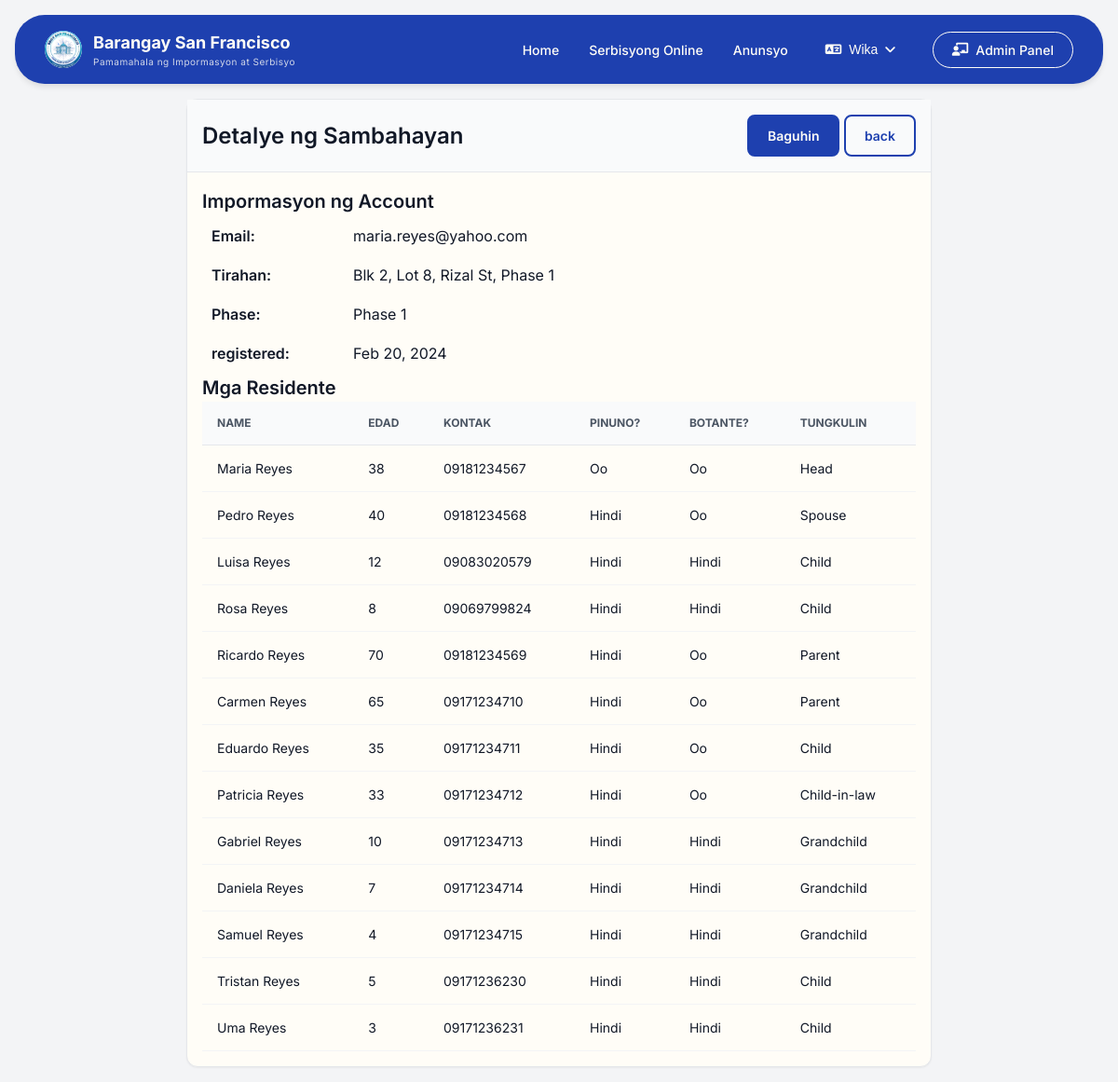
Screenshot of /pages/admin/households/show.php?id=2 (signed in) with the database file from the repository.
### tables this page shows
CREATE TABLE IF NOT EXISTS `household` (
  `household_id` int NOT NULL AUTO_INCREMENT,
  `email` varchar(100) NOT NULL,
  `password` varchar(255) NOT NULL,
  `address` text NOT NULL,
  `phase_no` varchar(10) DEFAULT NULL,
  `preferred_language` enum('english','tagalog') DEFAULT 'tagalog',
  `created_at` timestamp NULL DEFAULT CURRENT_TIMESTAMP,
  PRIMARY KEY (`household_id`),
  UNIQUE KEY `email` (`email`),
  KEY `idx_household_email` (`email`)
);

CREATE TABLE IF NOT EXISTS `resident` (
  `resident_id` int NOT NULL AUTO_INCREMENT,
  `household_id` int NOT NULL,
  `first_name` varchar(50) NOT NULL,
  `last_name` varchar(50) NOT NULL,
  `suffix` varchar(10) DEFAULT NULL,
  `age` int DEFAULT NULL,
  `is_voter` tinyint(1) DEFAULT '0',
  `is_head` tinyint(1) DEFAULT '0',
  `relationship_to_head` varchar(50) DEFAULT NULL,
  `contact_no` varchar(15) DEFAULT NULL,
  PRIMARY KEY (`resident_id`),
  KEY `household_id` (`household_id`)
);

### includes/translations/translations.php (called while the page is built, shortened)
<?php
function __($key) {
    $lang = $_SESSION['lang'] ?? 'tl';
    return $translations[$lang][$key] ?? $key;
}
?>

### pages/admin/households/show.php (the view, shortened to what this page needs)
<?php
require_once '../../../includes/core/init.php';
$household_id = $_GET['id'] ?? 0;
$household = $conn->prepare("SELECT * FROM household WHERE household_id = ?");
$household->bind_param("i", $household_id);
$household->execute();
$householdData = $household->get_result()->fetch_assoc();
$residents = $conn->prepare("SELECT * FROM resident WHERE household_id = ?");
$residents->bind_param("i", $household_id);
$residents->execute();
$residentsData = $residents->get_result()->fetch_all(MYSQLI_ASSOC);
include '../../../includes/layouts/header.php';
?>
<link rel="stylesheet" href="/barangay-residence-system/assets/css/pages/dashboard.css">
<?php include '../../../includes/layouts/navbar.php'; ?>
<main class="container">
    <div class="card form-container">
        <div class="card-header">
            <h2><?php echo __('household-details'); ?></h2>
            <div>
                <a href="edit.php?id=<?php echo $household_id; ?>" class="btn btn-primary"><?php echo __('edit'); ?></a>
                <a href="/barangay-residence-system/pages/dashboard.php" class="btn btn-outline"><?php echo __('back'); ?></a>
            </div>
        </div>
        <div class="card-body">
            <div class="detail-section">
                <h3><?php echo __('account-information'); ?></h3>
                <table class="detail-table">
                    <tr><th><?php echo __('email'); ?>:</th><td><?php echo htmlspecialchars($householdData['email']); ?></td></tr>
                    <tr><th><?php echo __('address'); ?>:</th><td><?php echo htmlspecialchars($householdData['address']); ?></td></tr>
                    <tr><th><?php echo __('phase'); ?>:</th><td><?php echo htmlspecialchars($householdData['phase_no']); ?></td></tr>
                    <tr><th><?php echo __('registered'); ?>:</th><td><?php echo date('M d, Y', strtotime($householdData['created_at'])); ?></td></tr>
                </table>
            </div>
            <div class="detail-section">
                <h3><?php echo __('residents'); ?></h3>
                <table class="data-table">
                    <thead>
                        <tr><th><?php echo __('name'); ?></th><th><?php echo __('age'); ?></th><th><?php echo __('contact'); ?></th><th><?php echo __('head'); ?></th><th><?php echo __('voter'); ?></th><th><?php echo __('role'); ?></th></tr>
                    </thead>
                    <tbody>
                        <?php foreach ($residentsData as $r): ?>
                        <tr>
                            <td><?php echo htmlspecialchars($r['first_name'] . ' ' . $r['last_name']); ?></td>
                            <td><?php echo $r['age']; ?></td>
                            <td><?php echo htmlspecialchars($r['contact_no'] ?? __('n-a')); ?></td>
                            <td><?php echo $r['is_head'] ? __('yes') : __('no'); ?></td>
                            <td><?php echo $r['is_voter'] ? __('yes') : __('no'); ?></td>
                            <td><?php echo htmlspecialchars($r['relationship_to_head'] ?? ''); ?></td>
                        </tr>
                        <?php endforeach; ?>
                    </tbody>
                </table>
            </div>
        </div>
    </div>
</main>

### assets/css/pages/dashboard.css (style rules this page uses)
.container { padding: 1rem; }
.detail-table { width: 100%; }
.detail-table th { width: 150px; text-align: left; padding: 0.5rem; font-weight: 600; }
.detail-table td { padding: 0.5rem; }
.form-container { max-width: 800px; margin: 0 auto; }

### assets/css/base/variables.css (style rules this page uses)
:root { --primary-blue: #1e40af; --primary-blue-dark: #1e3a8a; --primary-blue-light: #3b82f6; --primary-blue-50: #eff6ff; --white: #fffdf7; --gray-50: #f9fafb; --gray-100: #f3f4f6; --gray-200: #e5e7eb; --gray-300: #d1d5db; --gray-400: #9ca3af; --gray-500: #6b7280; --gray-600: #4b5563; --gray-700: #374151; --gray-800: #1f2937; --gray-900: #111827; --error-red: #b91c1c; --error-red-light: #fef2f2; --success-green: #10b981; --success-green-light: #d1fae5; --warning-orange: #f59e0b; --warning-orange-light: #fffbeb; --shadow-sm: 0 1px 2px 0 rgba(0, 0, 0, 0.05); --shadow-md: 0 4px 6px -1px rgba(0, 0, 0, 0.1); --shadow-lg: 0 10px 15px -3px rgba(0, 0, 0, 0.1); --shadow-xl: 0 20px 25px -5px rgba(0, 0, 0, 0.1); --radius-sm: 0.375rem; --radius-md: 0.5rem; --radius-lg: 0.75rem; --radius-xl: 1rem; }

### assets/css/base/typography.css (style rules this page uses)
h2 { font-size: 1.5rem; font-weight: 600; }
h3 { font-size: 1.25rem; font-weight: 600; }

### assets/css/components/buttons.css (style rules this page uses)
.btn { display: inline-block; padding: 0.625rem 1.25rem; border-radius: var(--radius-md); font-weight: 600; font-size: 0.875rem; cursor: pointer; transition: all 0.3s ease; border: none; text-align: center; }
.btn-primary { background-color: var(--primary-blue); border: 2px solid var(--primary-blue); color: var(--white); }
.btn-outline { background-color: transparent; border: 2px solid var(--primary-blue); color: var(--primary-blue); }

### assets/css/components/cards.css (style rules this page uses)
.card { background-color: var(--white); border-radius: var(--radius-lg); box-shadow: var(--shadow-sm); border: 1px solid var(--gray-200); transition: all 0.3s ease; }
.card-header { padding: 1rem; border-bottom: 1px solid var(--gray-200); background-color: var(--gray-50); display: flex; justify-content: space-between; align-items: center; }
.card-body { padding: 1rem; }

### assets/css/components/tables.css (style rules this page uses)
.data-table { width: 100%; text-align: left; border-collapse: collapse; }
.data-table thead { background-color: var(--gray-50); border-bottom: 1px solid var(--gray-200); }
.data-table th { padding: 0.875rem 1rem; font-weight: 700; text-transform: uppercase; font-size: 0.75rem; color: var(--gray-600); }
.data-table td { padding: 0.875rem 1rem; border-bottom: 1px solid var(--gray-100); font-size: 0.875rem; }

### rows the page displays
household: email "maria.reyes@yahoo.com", address "Blk 2, Lot 8, Rizal St, Phase 1", phase_no "Phase 1", created_at "Feb 20, 2024"
resident: first_name+last_name "Maria Reyes", age "38", contact_no "09181234567", relationship_to_head "Head"
resident: first_name+last_name "Pedro Reyes", age "40", contact_no "09181234568", relationship_to_head "Spouse"
resident: first_name+last_name "Luisa Reyes", age "12", contact_no "09083020579", relationship_to_head "Child"
resident: first_name+last_name "Rosa Reyes", age "8", contact_no "09069799824", relationship_to_head "Child"
resident: first_name+last_name "Ricardo Reyes", age "70", contact_no "09181234569", relationship_to_head "Parent"
resident: first_name+last_name "Carmen Reyes", age "65", contact_no "09171234710", relationship_to_head "Parent"
resident: first_name+last_name "Eduardo Reyes", age "35", contact_no "09171234711", relationship_to_head "Child"
resident: first_name+last_name "Patricia Reyes", age "33", contact_no "09171234712", relationship_to_head "Child-in-law"
resident: first_name+last_name "Gabriel Reyes", age "10", contact_no "09171234713", relationship_to_head "Grandchild"
resident: first_name+last_name "Daniela Reyes", age "7", contact_no "09171234714", relationship_to_head "Grandchild"
resident: first_name+last_name "Samuel Reyes", age "4", contact_no "09171234715", relationship_to_head "Grandchild"
resident: first_name+last_name "Tristan Reyes", age "5", contact_no "09171236230", relationship_to_head "Child"
resident: first_name+last_name "Uma Reyes", age "3", contact_no "09171236231", relationship_to_head "Child"

### other values shown
__('sub-header') "Pamamahala ng Impormasyon at Serbisyo"
__('nav-home') "Home"
__('nav-services') "Serbisyong Online"
__('nav-announcements') "Anunsyo"
__('language') "Wika"
__('admin-dashboard') "Admin Panel"
__('household-details') "Detalye ng Sambahayan"
__('edit') "Baguhin"
__('back') "back"
__('account-information') "Impormasyon ng Account"
__('email') "Email"
__('address') "Tirahan"
__('phase') "Phase"
__('registered') "registered"
__('residents') "Mga Residente"
